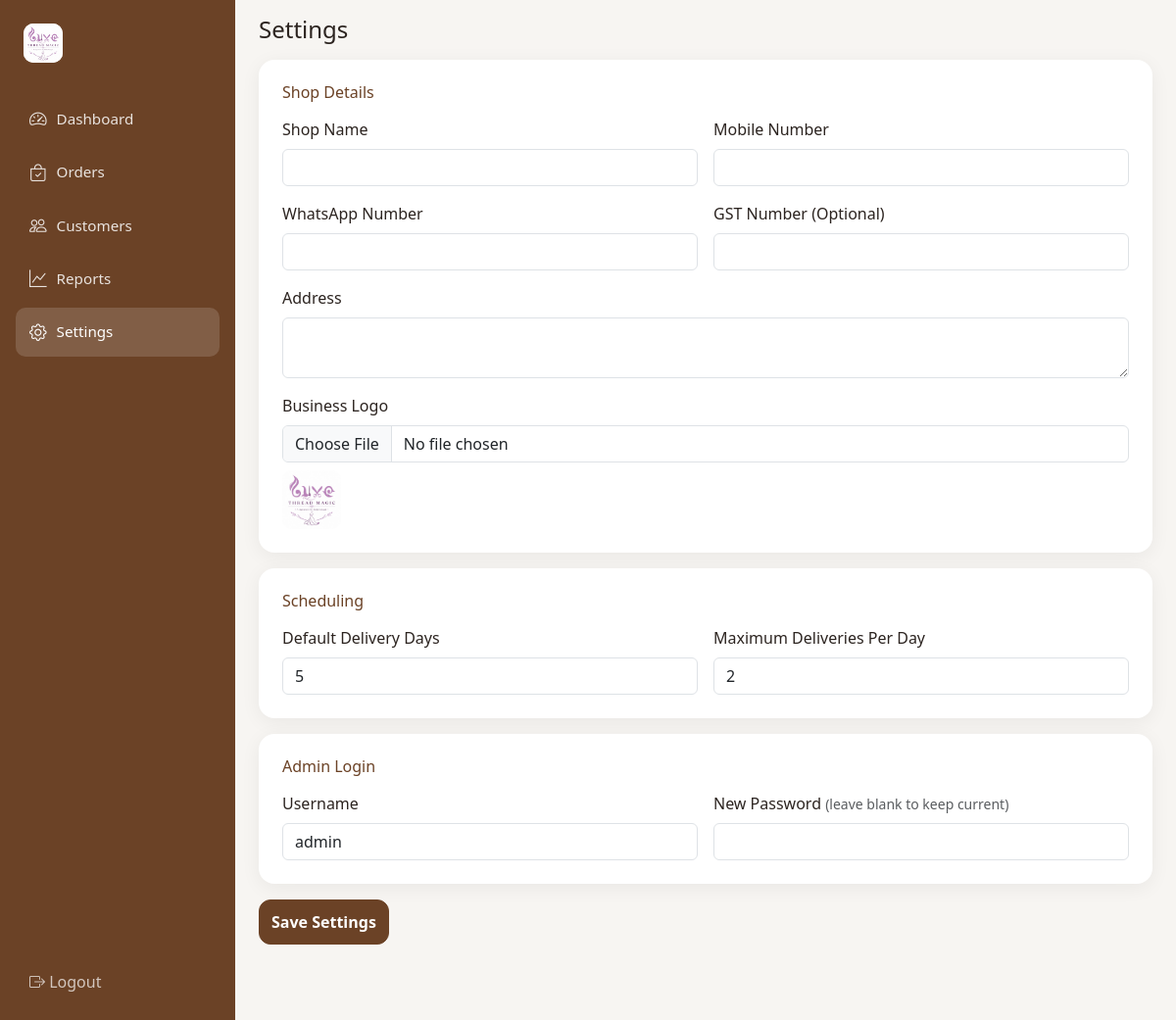
The app's page /settings (signed in) with its own data.
### models.py (models this page shows)
class Settings(db.Model):
    __tablename__ = "settings"
    id = db.Column(db.Integer, primary_key=True)
    shop_name = db.Column(db.String(120), default="My Tailoring Shop")
    address = db.Column(db.Text, default="")
    mobile_number = db.Column(db.String(20), default="")
    whatsapp_number = db.Column(db.String(20), default="")
    gst_number = db.Column(db.String(40), default="")
    default_delivery_days = db.Column(db.Integer, default=5)
    max_deliveries_per_day = db.Column(db.Integer, default=2)
    logo_path = db.Column(db.String(255), default="")
    @staticmethod
    def get():
        settings = Settings.query.first()
        if not settings:
            settings = Settings()
            db.session.add(settings)
            db.session.commit()
        return settings

### routes.py (the view, shortened to what this page needs)
@bp.route("/settings", methods=["GET", "POST"])
@login_required
def settings_page():
    settings = Settings.get()
    return render_template("settings.html", settings=settings)

### routes.py (called while the page is built)
def login_required(f):
    @wraps(f)
    def wrapper(*args, **kwargs):
        if not session.get("admin_id"):
            return redirect(url_for("main.login"))
        return f(*args, **kwargs)
    return wrapper

@bp.context_processor
def inject_globals():
    return {
        "settings": Settings.get(),
        "STATUS_STEPS": STATUS_STEPS,
        "DRESS_CATEGORIES": DRESS_CATEGORIES,
        "today": date.today(),
    }

### templates/settings.html (shortened to what this page needs)
{% extends "base.html" %}
{% block content %}
<h4 class="mb-3">Settings</h4>
<form method="POST" enctype="multipart/form-data">
  <div class="card-soft p-3 p-lg-4 mb-3">
    <h6 class="text-theme mb-3">Shop Details</h6>
    <div class="row g-3">
      <div class="col-md-6">
        <label class="form-label">Shop Name</label>
        <input type="text" name="shop_name" class="form-control" value="{{ settings.shop_name }}">
      </div>
      <div class="col-md-6">
        <label class="form-label">Mobile Number</label>
        <input type="text" name="mobile_number" class="form-control" value="{{ settings.mobile_number }}">
      </div>
      <div class="col-md-6">
        <label class="form-label">WhatsApp Number</label>
        <input type="text" name="whatsapp_number" class="form-control" value="{{ settings.whatsapp_number }}">
      </div>
      <div class="col-md-6">
        <label class="form-label">GST Number (Optional)</label>
        <input type="text" name="gst_number" class="form-control" value="{{ settings.gst_number }}">
      </div>
      <div class="col-12">
        <label class="form-label">Address</label>
        <textarea name="address" class="form-control" rows="2">{{ settings.address }}</textarea>
      </div>
      <div class="col-12">
        <label class="form-label">Business Logo</label>
        <input type="file" name="logo" class="form-control" accept="image/*">
        {% if settings.logo_path %}
          <div class="mt-2"><img src="{{ url_for('static', filename='uploads/' + settings.logo_path) }}" style="width:60px;height:60px;border-radius:10px;object-fit:cover;"></div>
        {% endif %}
      </div>
    </div>
  </div>
  <div class="card-soft p-3 p-lg-4 mb-3">
    <h6 class="text-theme mb-3">Scheduling</h6>
    <div class="row g-3">
      <div class="col-md-6">
        <label class="form-label">Default Delivery Days</label>
        <input type="number" name="default_delivery_days" min="1" class="form-control" value="{{ settings.default_delivery_days }}">
      </div>
      <div class="col-md-6">
        <label class="form-label">Maximum Deliveries Per Day</label>
        <input type="number" name="max_deliveries_per_day" min="1" class="form-control" value="{{ settings.max_deliveries_per_day }}">
      </div>
    </div>
  </div>
  <div class="card-soft p-3 p-lg-4 mb-3">
    <h6 class="text-theme mb-3">Admin Login</h6>
    <div class="row g-3">
      <div class="col-md-6">
        <label class="form-label">Username</label>
        <input type="text" name="username" class="form-control" value="{{ session.get('admin_username') }}">
      </div>
      <div class="col-md-6">
        <label class="form-label">New Password <span class="text-muted small">(leave blank to keep current)</span></label>
        <input type="password" name="password" class="form-control">
      </div>
    </div>
  </div>
  <button type="submit" class="btn btn-theme touch-btn">Save Settings</button>
</form>
{% endblock %}

### templates/base.html (shortened to what this page needs)
<!DOCTYPE html>
<html lang="en">
<head>
<link href="https://cdn.jsdelivr.net/npm/bootstrap@5.3.3/dist/css/bootstrap.min.css" rel="stylesheet">
<link href="https://cdn.jsdelivr.net/npm/bootstrap-icons@1.11.3/font/bootstrap-icons.css" rel="stylesheet">
<link rel="stylesheet" href="{{ url_for('static', filename='css/style.css') }}">
</head>
<body>
{% if session.get('admin_id') %}
<div class="app-shell">
  <aside class="sidebar" id="appSidebar">
    <div class="sidebar-brand">
      {% if settings.logo_path %}
        <img src="{{ url_for('static', filename='uploads/' + settings.logo_path) }}" alt="Logo">
      {% else %}
        <div class="logo-placeholder"><i class="bi bi-scissors"></i></div>
      {% endif %}
    </div>
    <nav class="sidebar-nav" id="sidebarNav">
      <a href="{{ url_for('main.dashboard') }}" class="{{ 'active' if request.endpoint == 'main.dashboard' }}"><i class="bi bi-speedometer2"></i> Dashboard</a>
      <a href="{{ url_for('main.orders_list') }}" class="{{ 'active' if 'order' in request.endpoint }}"><i class="bi bi-bag-check"></i> Orders</a>
      <a href="{{ url_for('main.customers_list') }}" class="{{ 'active' if 'customer' in request.endpoint }}"><i class="bi bi-people"></i> Customers</a>
      <a href="{{ url_for('main.reports') }}" class="{{ 'active' if request.endpoint == 'main.reports' }}"><i class="bi bi-graph-up"></i> Reports</a>
      <a href="{{ url_for('main.settings_page') }}" class="{{ 'active' if request.endpoint == 'main.settings_page' }}"><i class="bi bi-gear"></i> Settings</a>
    </nav>
    <a href="{{ url_for('main.logout') }}" class="sidebar-logout"><i class="bi bi-box-arrow-right"></i> Logout</a>
  </aside>
  <main class="main-content">
    <div class="container-fluid py-3 px-3 px-lg-4">
      {% block content %}{% endblock %}
    </div>
  </main>
</div>
{% endif %}
</body>
</html>

### static/css/style.css (style rules this page uses)
:root { --theme-primary: #6b4226; --theme-primary-dark: #4a2d18; --theme-accent: #c99b52; --theme-bg: #f7f5f2; --theme-card: #ffffff; --theme-text: #2c2420; --radius: 16px; --shadow: 0 4px 20px rgba(0,0,0,0.06); }
*, *::before, *::after { box-sizing: border-box; }
html, body { overflow-x: hidden; width: 100%; }
body { background: var(--theme-bg); color: var(--theme-text); font-family: "Segoe UI", -apple-system, BlinkMacSystemFont, Roboto, sans-serif; margin: 0; }
.app-shell { display: flex; min-height: 100vh; width: 100%; overflow-x: hidden; position: relative; }
.sidebar { width: 240px; background: var(--theme-primary); color: #fff; position: fixed; top: 0; left: 0; bottom: 0; padding: 1.5rem 1rem; display: flex; flex-direction: column; z-index: 1050; transition: transform .28s ease; }
.sidebar-brand { display: flex; align-items: center; gap: 10px; font-weight: 700; font-size: 1.1rem; margin-bottom: 2rem; padding: 0 .5rem; }
.sidebar-brand img { width: 40px; height: 40px; border-radius: 10px; object-fit: cover; background: #fff; }
.sidebar-nav { display: flex; flex-direction: column; gap: 4px; flex: 1; }
.sidebar-nav a { color: rgba(255,255,255,0.85); text-decoration: none; padding: 12px 14px; border-radius: 10px; display: flex; align-items: center; gap: 10px; font-size: .95rem; transition: background .15s; }
.sidebar-nav a i { font-size: 1.1rem; }
.sidebar-nav a:hover, .sidebar-nav a.active { background: rgba(255,255,255,0.15); color: #fff; }
.sidebar-logout { color: rgba(255,255,255,0.7); text-decoration: none; padding: 12px 14px; }
.main-content { flex: 1; margin-left: 240px; min-height: 100vh; padding-bottom: 70px; width: 100%; max-width: 100%; overflow-x: hidden; }
@media (min-width: 768px) { .sidebar { transform: none !important; } }
.card-soft { background: var(--theme-card); border-radius: var(--radius); box-shadow: var(--shadow); border: none; }
.btn-theme { background: var(--theme-primary); border-color: var(--theme-primary); color: #fff; }
.text-theme { color: var(--theme-primary) !important; }
.touch-btn { min-height: 46px; border-radius: 12px; font-weight: 600; }

### records on screen
Settings: logo_path (picture), default_delivery_days "5", max_deliveries_per_day "2"
